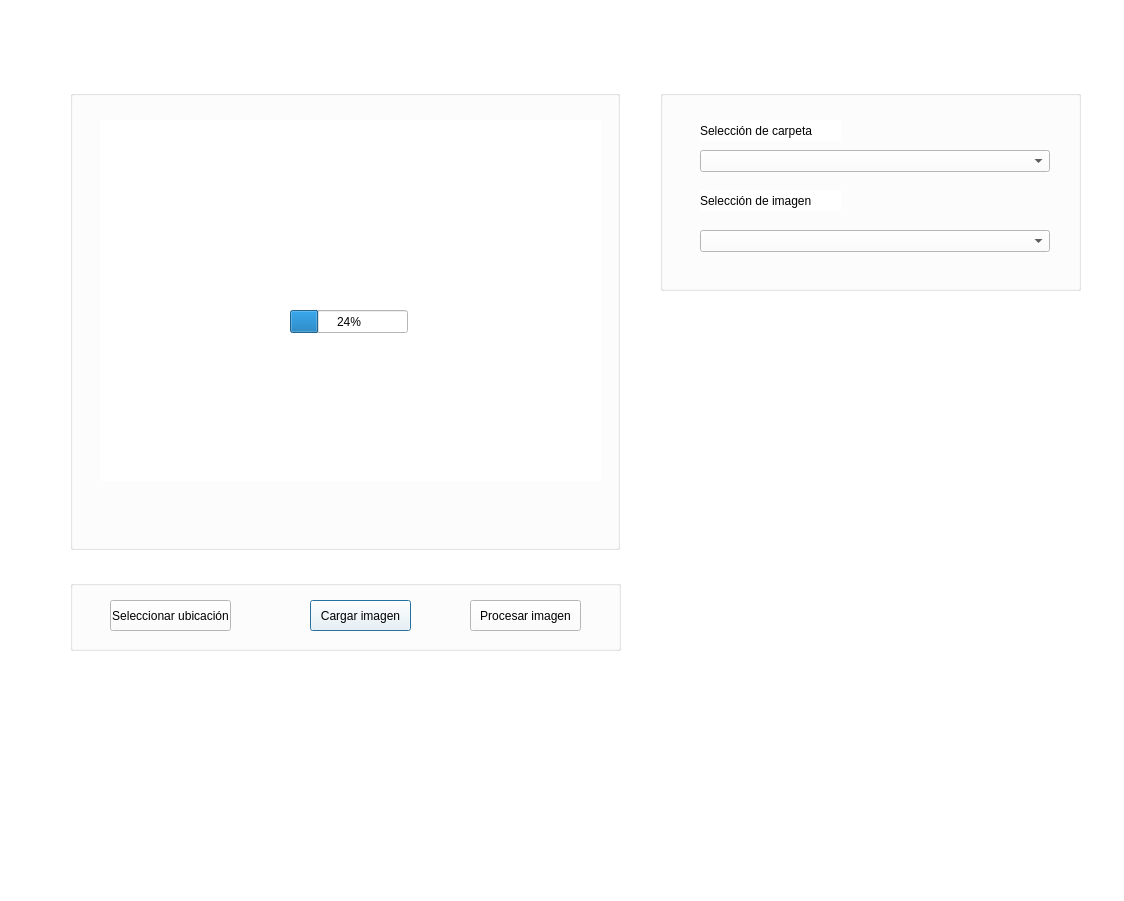
<?xml version="1.0" encoding="UTF-8"?>
<ui version="4.0">
 <class>Dialog</class>
 <widget class="QDialog" name="Dialog">
  <property name="geometry">
   <rect>
    <x>0</x>
    <y>0</y>
    <width>1124</width>
    <height>901</height>
   </rect>
  </property>
  <property name="windowTitle">
   <string>Conteo de Colonias LIMANI</string>
  </property>
  <property name="styleSheet">
   <string notr="true">background-color: rgb(255, 255, 255);</string>
  </property>
  <widget class="QGroupBox" name="groupBox">
   <property name="geometry">
    <rect>
     <x>70</x>
     <y>90</y>
     <width>550</width>
     <height>460</height>
    </rect>
   </property>
   <property name="title">
    <string/>
   </property>
   <widget class="QLabel" name="lblImage">
    <property name="geometry">
     <rect>
      <x>30</x>
      <y>30</y>
      <width>501</width>
      <height>361</height>
     </rect>
    </property>
    <property name="text">
     <string/>
    </property>
   </widget>
   <widget class="QProgressBar" name="progressBar">
    <property name="geometry">
     <rect>
      <x>220</x>
      <y>220</y>
      <width>118</width>
      <height>23</height>
     </rect>
    </property>
    <property name="value">
     <number>24</number>
    </property>
   </widget>
  </widget>
  <widget class="QGroupBox" name="groupBox_2">
   <property name="geometry">
    <rect>
     <x>70</x>
     <y>580</y>
     <width>551</width>
     <height>71</height>
    </rect>
   </property>
   <property name="title">
    <string/>
   </property>
   <widget class="QPushButton" name="btnLoad">
    <property name="geometry">
     <rect>
      <x>240</x>
      <y>20</y>
      <width>101</width>
      <height>31</height>
     </rect>
    </property>
    <property name="text">
     <string>Cargar imagen</string>
    </property>
   </widget>
   <widget class="QPushButton" name="pushButton_2">
    <property name="geometry">
     <rect>
      <x>400</x>
      <y>20</y>
      <width>111</width>
      <height>31</height>
     </rect>
    </property>
    <property name="text">
     <string>Procesar imagen</string>
    </property>
   </widget>
   <widget class="QPushButton" name="btnFolder">
    <property name="geometry">
     <rect>
      <x>40</x>
      <y>20</y>
      <width>121</width>
      <height>31</height>
     </rect>
    </property>
    <property name="text">
     <string>Seleccionar ubicación</string>
    </property>
   </widget>
  </widget>
  <widget class="QGroupBox" name="groupBox_3">
   <property name="geometry">
    <rect>
     <x>660</x>
     <y>90</y>
     <width>421</width>
     <height>201</height>
    </rect>
   </property>
   <property name="styleSheet">
    <string notr="true">border-color: rgb(207, 207, 207);
</string>
   </property>
   <property name="title">
    <string/>
   </property>
   <widget class="QComboBox" name="cbFolders">
    <property name="geometry">
     <rect>
      <x>40</x>
      <y>60</y>
      <width>350</width>
      <height>22</height>
     </rect>
    </property>
   </widget>
   <widget class="QComboBox" name="comboBox_2">
    <property name="geometry">
     <rect>
      <x>40</x>
      <y>140</y>
      <width>350</width>
      <height>22</height>
     </rect>
    </property>
   </widget>
   <widget class="QLabel" name="lblFolder">
    <property name="geometry">
     <rect>
      <x>40</x>
      <y>30</y>
      <width>141</width>
      <height>21</height>
     </rect>
    </property>
    <property name="text">
     <string>Selección de carpeta</string>
    </property>
   </widget>
   <widget class="QLabel" name="lblImage_2">
    <property name="geometry">
     <rect>
      <x>40</x>
      <y>100</y>
      <width>141</width>
      <height>21</height>
     </rect>
    </property>
    <property name="text">
     <string>Selección de imagen</string>
    </property>
   </widget>
  </widget>
  <widget class="QLabel" name="lblLogo1">
   <property name="geometry">
    <rect>
     <x>30</x>
     <y>10</y>
     <width>201</width>
     <height>51</height>
    </rect>
   </property>
   <property name="text">
    <string/>
   </property>
  </widget>
  <widget class="QLabel" name="lblLogo2">
   <property name="geometry">
    <rect>
     <x>1010</x>
     <y>10</y>
     <width>81</width>
     <height>61</height>
    </rect>
   </property>
   <property name="text">
    <string/>
   </property>
  </widget>
 </widget>
 <resources/>
 <connections/>
</ui>
